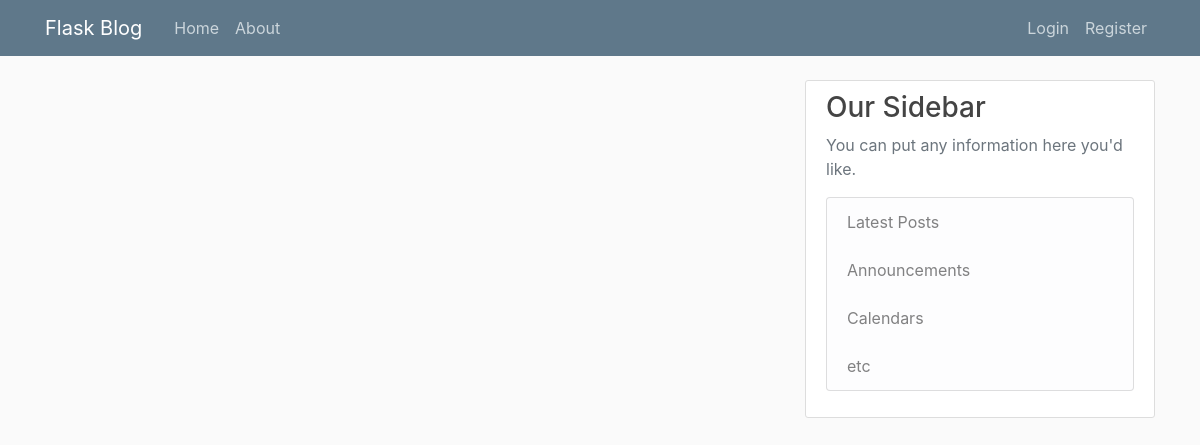
Page /home on the earlier database version.
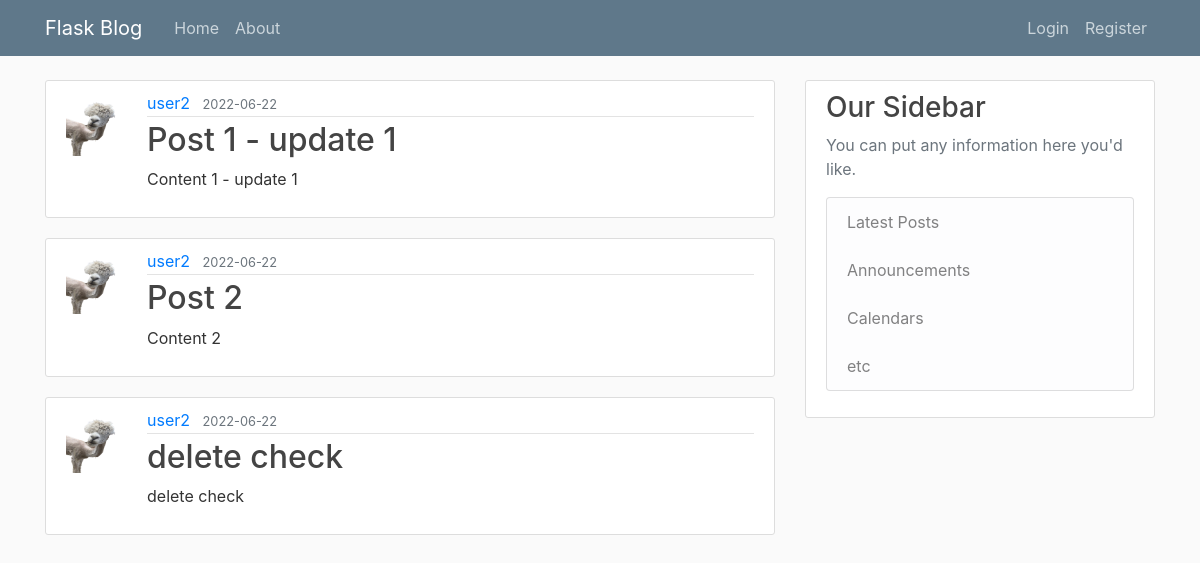
Same page on the later database version.
### flaskblog/models.py (models this page shows, shortened)
class Post(db.Model):
    id = db.Column(db.Integer, primary_key=True)
    title = db.Column(db.String(100), nullable=False)
    date_posted = db.Column(db.DateTime, nullable=False, default=dt.utcnow())
    content = db.Column(db.Text, nullable=False)
    user_id = db.Column(db.Integer, db.ForeignKey('user.id'), nullable=False)

class User(db.Model, UserMixin):
    id = db.Column(db.Integer, primary_key=True)
    username = db.Column(db.String(20), unique=True, nullable=False)
    email = db.Column(db.String(120), unique=True, nullable=False)
    image_file = db.Column(db.String(20), nullable=False, default='default.jpg')
    password = db.Column(db.String(60), nullable=False)
    posts = db.relationship('Post', backref='author', lazy=True)

### flaskblog/routes.py (the view)
@app.route("/")
@app.route("/home")
def home():
    posts = Post.query.all()
    return render_template('home.html', posts=posts)

### flaskblog/templates/home.html
{% extends "layout.html" %}
{% block content %}
    {% for post in posts %}
        <article class="media content-section">
          <img src="{{ url_for('static', filename='profile_pict/' + post.author.image_file) }}" alt="" class="rouded-circle article-img">
          <div class="media-body">
            <div class="article-metadata">
              <a class="mr-2" href="#">{{ post.author.username }}</a>
              <small class="text-muted">{{ post.date_posted.strftime('%Y-%m-%d') }}</small>
            </div>
            <h2><a class="article-title" href="{{ url_for('post', post_id=post.id) }}">{{ post.title }}</a></h2>
            <p class="article-content">{{ post.content }}</p>
          </div>
        </article>
    {% endfor %}
{% endblock content %}

### flaskblog/templates/layout.html (shortened to what this page needs)
<!DOCTYPE html>
<html lang="en">
<head>
<link href="https://cdn.jsdelivr.net/npm/bootstrap@5.0.2/dist/css/bootstrap.min.css" rel="stylesheet">
</head>
<body>
    <!DOCTYPE html>
<html>
<head>
    <link rel="stylesheet" href="https://maxcdn.bootstrapcdn.com/bootstrap/4.0.0/css/bootstrap.min.css">
    <link rel="stylesheet" type="text/css" href="{{ url_for('static', filename='style.css') }}">
</head>
<body>
    <header class="site-header">
        <nav class="navbar navbar-expand-md navbar-dark bg-steel fixed-top">
        <div class="container">
            <a class="navbar-brand mr-4" href="{{ url_for('home') }}">Flask Blog</a>
            <div class="collapse navbar-collapse" id="navbarToggle">
            <div class="navbar-nav mr-auto">
                <a class="nav-item nav-link" href="{{ url_for('home') }}">Home</a>
                <a class="nav-item nav-link" href="{{ url_for('about') }}">About</a>
            </div>
            <div class="navbar-nav">
                {% if current_user.is_authenticated %}
                <a class="nav-item nav-link" href="{{ url_for('new_post') }}">Create a new post</a>
                    <a class="nav-item nav-link" href="{{ url_for('account') }}">Account</a>
                    <a class="nav-item nav-link" href="{{ url_for('logout') }}">Logout</a>
                {% else %}
                    <a class="nav-item nav-link" href="{{ url_for('login') }}">Login</a>
                    <a class="nav-item nav-link" href="{{ url_for('register') }}">Register</a>
                {% endif %}
            </div>
            </div>
        </div>
        </nav>
    </header>
    <main role="main" class="container">
        <div class="row">
        <div class="col-md-8">
            {% block content %}{% endblock %}
        </div>
        <div class="col-md-4">
            <div class="content-section">
            <h3>Our Sidebar</h3>
            <p class='text-muted'>You can put any information here you'd like.
                <ul class="list-group">
                <li class="list-group-item list-group-item-light">Latest Posts</li>
                <li class="list-group-item list-group-item-light">Announcements</li>
                <li class="list-group-item list-group-item-light">Calendars</li>
                <li class="list-group-item list-group-item-light">etc</li>
                </ul>
            </p>
            </div>
        </div>
        </div>
    </main>
</body>
</html>

### flaskblog/static/style.css (style rules this page uses)
body { background: #fafafa; color: #333333; margin-top: 5rem; }
h1, h2, h3, h4, h5, h6 { color: #444444; }
.bg-steel { background-color: #5f788a; }
.site-header .navbar-nav .nav-link { color: #cbd5db; }
.content-section { background: #ffffff; padding: 10px 20px; border: 1px solid #dddddd; border-radius: 3px; margin-bottom: 20px; }
.article-title { color: #444444; }
.article-content { white-space: pre-line; }
.article-img { height: 65px; width: 65px; margin-right: 16px; }
.article-metadata { padding-bottom: 1px; margin-bottom: 4px; border-bottom: 1px solid #e3e3e3 }

Differences in the rows shown:
added Post: image_file (picture), author.username "user2", date_posted "2022-06-22", title "Post 1 - update 1", content "Content 1 - update 1"
added Post: image_file (picture), author.username "user2", date_posted "2022-06-22", title "Post 2", content "Content 2"
added Post: image_file (picture), author.username "user2", date_posted "2022-06-22", title "delete check", content "delete check"
